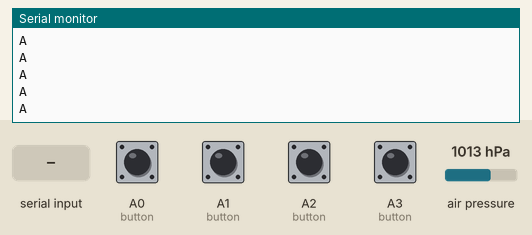
A sketch run on a simulated Arduino Uno, built with avr-gcc and run on an emulated ATmega328P. Parts: the last lines printed to the serial monitor. The test bench sets the inputs (shaded band); at power-on: A0 (button), A1 (button), A2 (button), A3 (button) LOW, air pressure 1013 hPa.

Above: at 1.0 s.
1.1 s: "1" received over Serial
At 1.41 s:
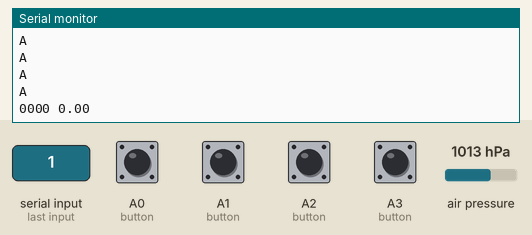
3.3 s: air pressure set to 1025 hPa
At 3.52 s:
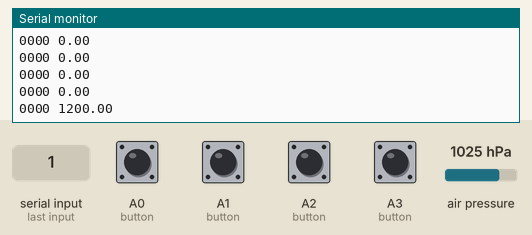
4.8 s: A0 (button) pulled HIGH for 0.15 s
At 5.03 s:
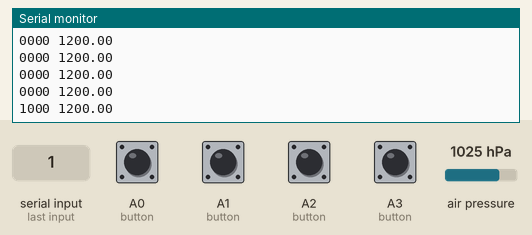
6.4 s: A1 (button) pulled HIGH for 1 s
At 6.84 s:
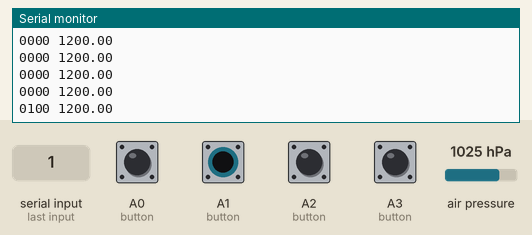
8.9 s: A2 (button) pulled HIGH for 1 s
At 9.26 s:
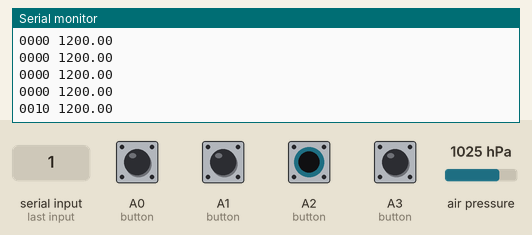
11.4 s: A3 (button) pulled HIGH for 0.15 s
At 11.67 s:
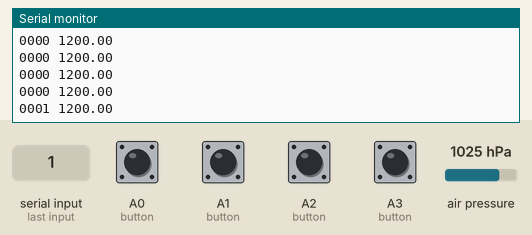
Timing chart, 0 to 14.0 s (numbered marks = the images above; inputs shaded):
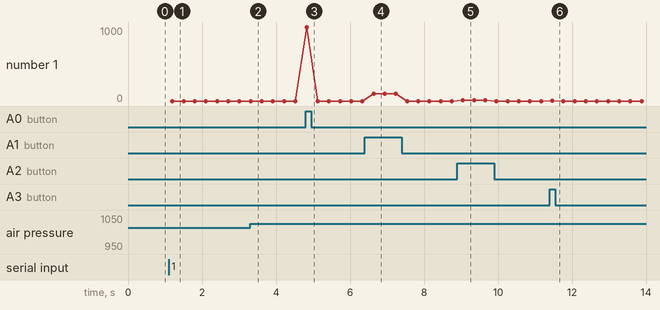

The sketch:

ArduinoCode.ino
```cpp
#include <Wire.h>
#include <SPI.h>
#include <Adafruit_BMP280.h>

Adafruit_BMP280 bmp;
float base;
bool calibrate = false;


/**
 * function that calculates the pressure change.
 *  calibration: if True will calibrate the base pressure to the current pressur.
 */
float get_pressure(bool calibration=false) {
    float sample = bmp.readPressure();
    if (calibration) {
        base = sample;
    }
    else {
        base = min(sample, base);
    }
    return sample - base;
}


/**
 * function to connect the arduino to processing.
 */
void establishContact() {
    while (Serial.available() <= 0) {
        Serial.println("A");
        delay(100);
    }
}


void setup() {
    pinMode(A0, INPUT);
    pinMode(A1, INPUT);
    pinMode(A2, INPUT);
    pinMode(A3, INPUT);
    Serial.begin(9600);
    while (!Serial) delay(100);  // check sirial
    establishContact();  // init connection
    if (!bmp.begin()) {
        Serial.println("BMP280_INIT_EROR");
        while (1);
    }
    bmp.setSampling(Adafruit_BMP280::MODE_NORMAL,     /* Operating Mode. */
                    Adafruit_BMP280::SAMPLING_X2,     /* Temp. oversampling */
                    Adafruit_BMP280::SAMPLING_X16,    /* Pressure oversampling */
                    Adafruit_BMP280::FILTER_X16,      /* Filtering. */
                    Adafruit_BMP280::STANDBY_MS_250); /* Standby time. */
    get_pressure(true);  // init base
}


void loop() {
    if (Serial.available() > 0) {
        calibrate = Serial.read() == '1';
    }

    Serial.print(digitalRead(A0));  // First button
    Serial.print(digitalRead(A1));  // Second button
    Serial.print(digitalRead(A2));  // Third button
    Serial.print(digitalRead(A3));  // Fourth button
    Serial.print(F(" "));
    Serial.println(get_pressure(calibrate));

    delay(300);
    calibrate = false;
}
```

Measured:
- after the input at 1.1 s, the serial monitor: prints a new line after 0.10 s (image 1)
- after the input at 3.3 s, the serial monitor: prints a new line at once (image 2)
- after the input at 4.8 s, the serial monitor: prints a new line at once (image 3)
- after the input at 6.4 s, the serial monitor: prints a new line after 0.24 s (image 4)
- after the input at 8.9 s, the serial monitor: prints a new line after 0.15 s (image 5)
- after the input at 11.4 s, the serial monitor: prints a new line after 0.07 s (image 6)
